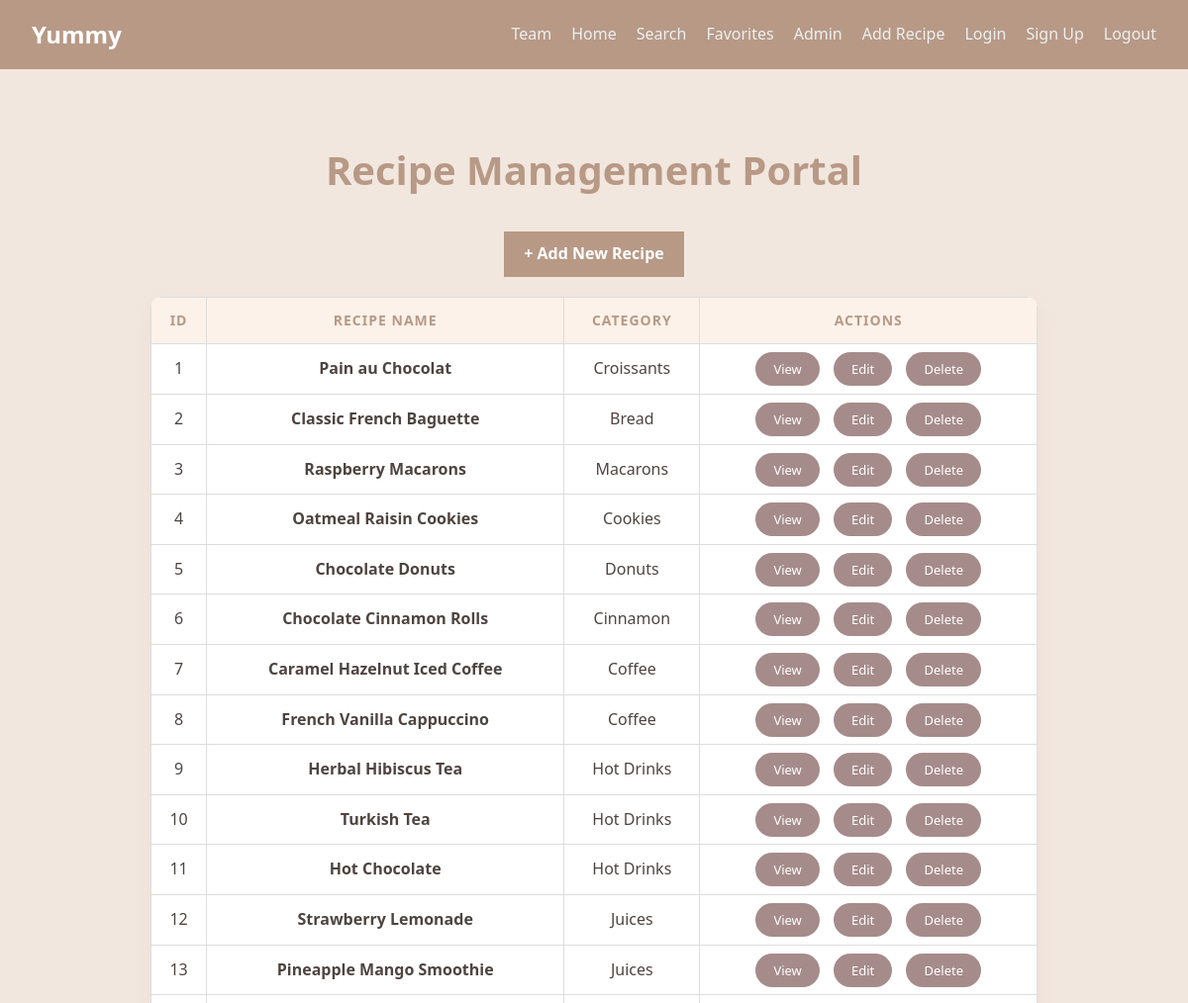
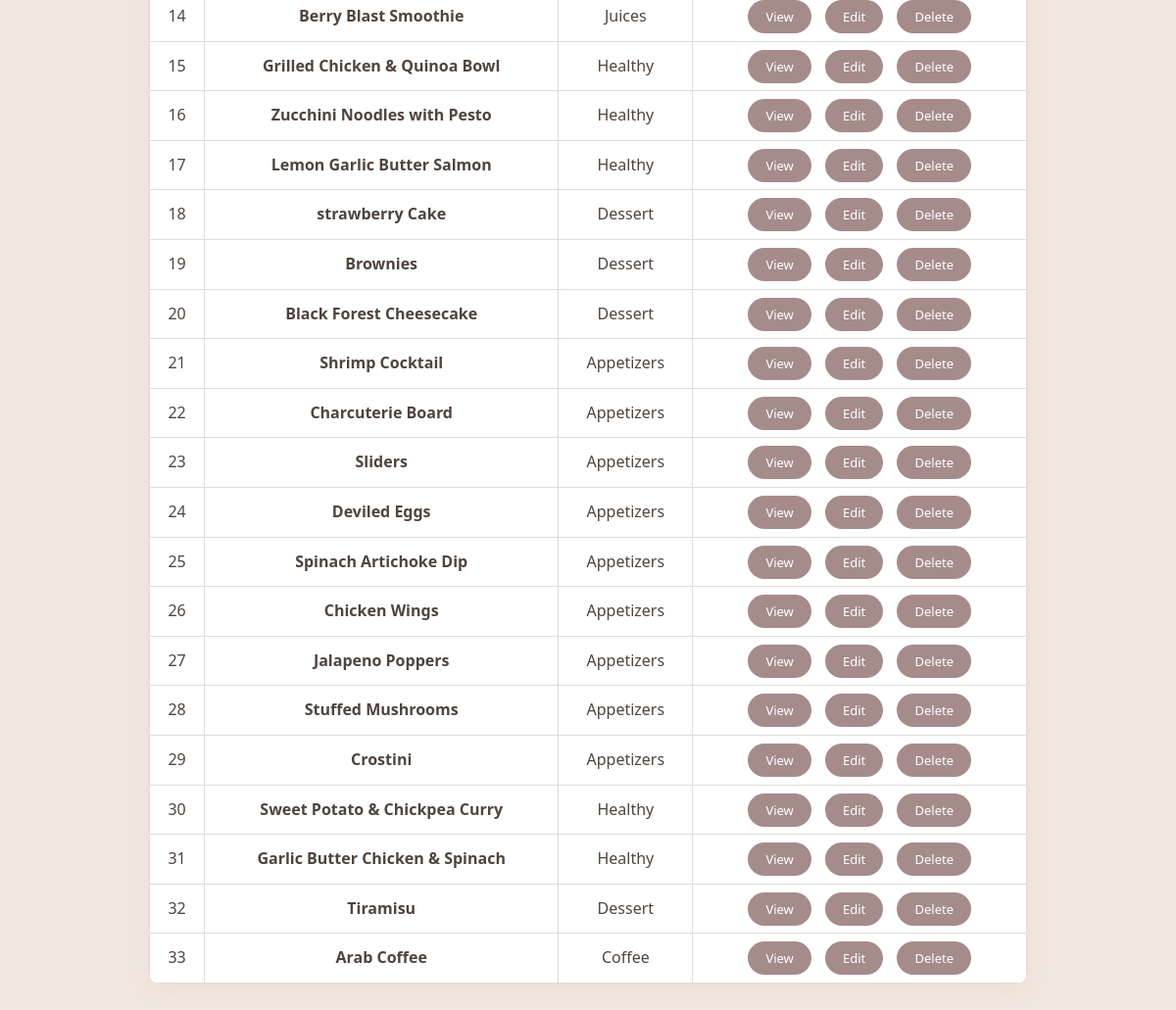
The app's page /admin-recipe/ (signed in), older data (2 pictures, top to bottom).
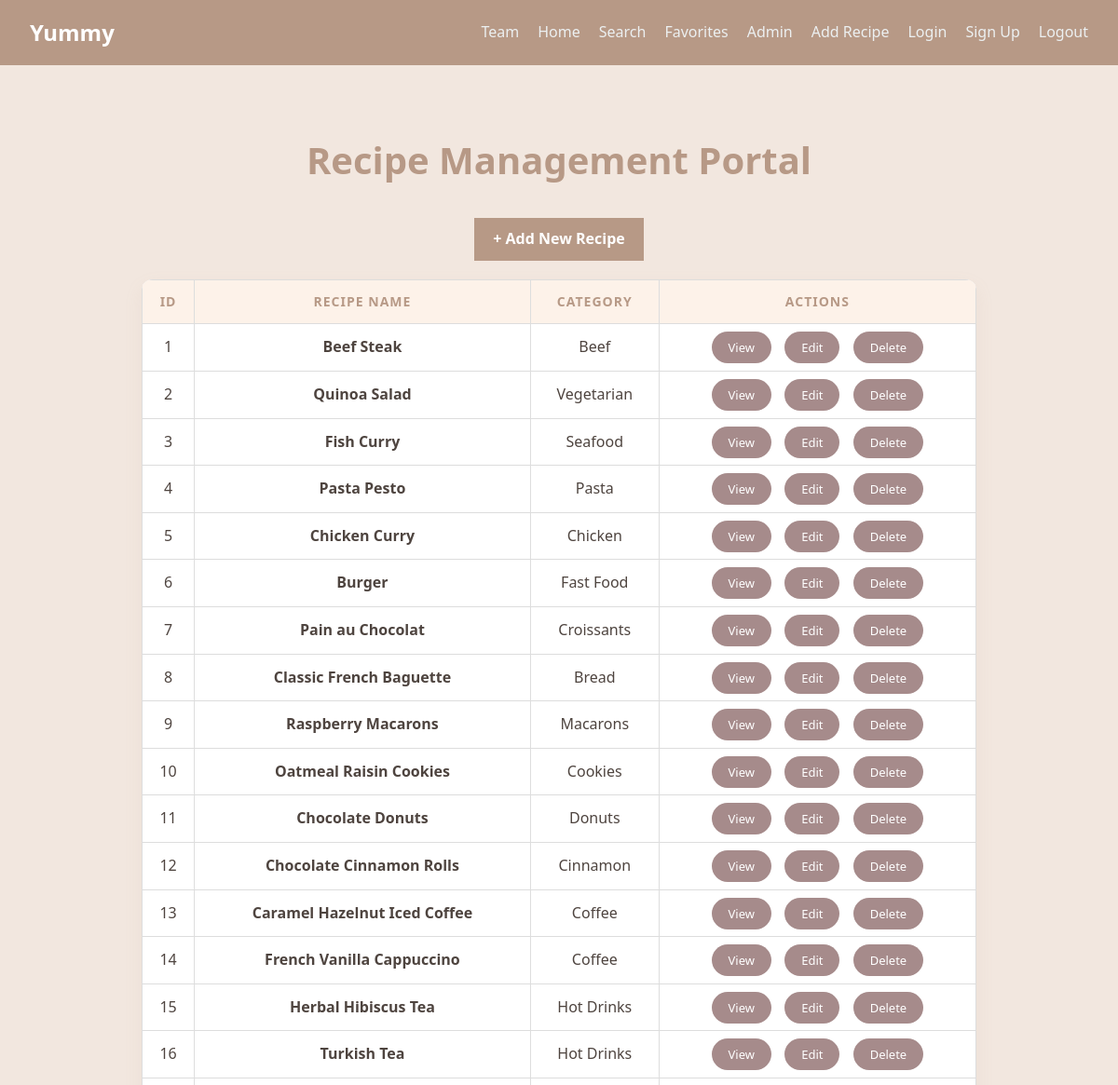
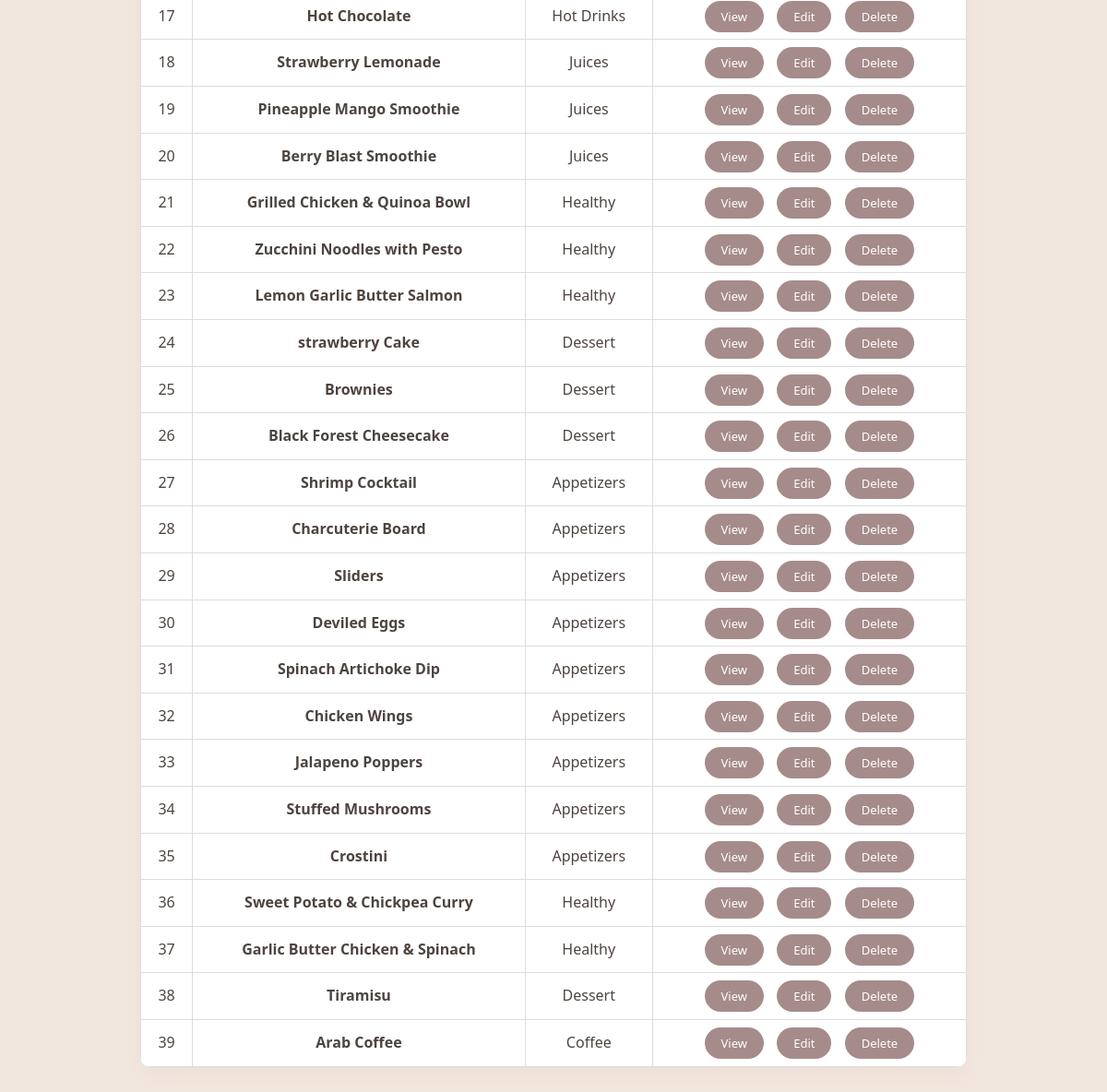
The same page, newer data (2 pictures, top to bottom).
### recipes/models.py (models this page shows, shortened)
class Recipe(models.Model):
    DIET_CHOICES = [
        ('all', 'General / Non-Specific'),
        ('keto', 'Keto Friendly'),
        ('vegan', 'Vegan / Vegetarian'),
        ('protein', 'High Protein'),
        ('gluten-free', 'Gluten-Free'),
    ]
    title = models.CharField(max_length=200, verbose_name="Recipe Title")
    slug = models.SlugField(unique=True, blank=True, null=True)
    description = models.TextField(help_text="Briefly describe the dish")
    ingredients = models.TextField(help_text="Separate ingredients with a comma or new line")
    instructions = models.TextField()
    image = models.ImageField(upload_to='recipes/%Y/%m/%d/', default='default_recipe.jpg')
    category = models.ForeignKey(Category, on_delete=models.SET_NULL, null=True, related_name='recipes')
    author = models.ForeignKey(User, on_delete=models.CASCADE, related_name='my_recipes')
    diet_type = models.CharField(max_length=20, choices=DIET_CHOICES, default='all',null=True,blank=True)
    prep_time = models.PositiveIntegerField(default=30, help_text="Preparation time in minutes",null=True,blank=True)
    calories = models.PositiveIntegerField(default=500, help_text="Calories per serving",null=True,blank=True)
    created_at = models.DateTimeField(auto_now_add=True)
    updated_at = models.DateTimeField(auto_now=True)
    class Meta:
        ordering = ['-created_at']
        verbose_name = "Recipe"
        verbose_name_plural = "Recipes"

class Category(models.Model):
    name = models.CharField(max_length=100, unique=True, verbose_name="Category Name")
    image = models.ImageField(upload_to='categories/', null=True, blank=True)
    class Meta:
        verbose_name = "Category"
        verbose_name_plural = "Categories"

### recipes/views.py (the view)
# urls.py: path("admin-recipe/", views.admin_recipe, name="admin_recipe"),
@login_required(login_url="login")
def admin_recipe(request):
    recipes = Recipe.objects.all()
    return render(request, "recipes/admin/admin-recipe.html", {"recipes": recipes})

### recipes/templates/recipes/admin/admin-recipe.html (shortened to what this page needs)
{% load static %}
<!DOCTYPE html>
<html lang="en">
<head>
    <link rel="stylesheet" href="{% static 'css/style.css' %}">
</head>
<body>
      <div id="navbar">
        <nav class="main-nav">
            <div class="logo">Yummy</div>
              <ul class="nav-links">
                <li><a href="{% url 'cover' %}">Team</a></li>
                <li><a href="{% url 'home' %}">Home</a></li>
                <li><a href="{% url 'search' %}">Search</a></li>
                <li><a href="{% url 'favorites' %}">Favorites</a></li>
                {% if user.is_staff %}
                <li><a href="{% url 'admin_recipe' %}">Admin</a></li>
                <li><a href="{% url 'add_recipe' %}">Add Recipe</a></li>
                {% endif %}
                <li><a href="{% url 'login' %}">Login</a></li>
                <li><a href="{% url 'signup' %}">Sign Up</a></li>
                <li><a href="{% url 'logout' %}">Logout</a></li>
            </ul>
        </nav>
    </div>
    <div class="page-wrapper" style="display: block; text-align: center; padding: 40px;">
        <h1>Recipe Management Portal</h1>
        <div style="margin-bottom: 20px;">
            <a href="{% url 'add_recipe' %}" class="btn-main" style="padding: 10px 20px;">+ Add New Recipe</a>
        </div>
        <table style="width: 80%; margin: 0 auto; border-collapse: collapse;">
            <thead>
                <tr style="background-color: #f4f4f4;">
                    <th style="padding: 12px; border: 1px solid #ddd;">ID</th>
                    <th style="padding: 12px; border: 1px solid #ddd;">Recipe Name</th>
                    <th style="padding: 12px; border: 1px solid #ddd;">Category</th>
                    <th style="padding: 12px; border: 1px solid #ddd;">Actions</th>
                </tr>
            </thead>
            <tbody>
                {% for recipe in recipes %}
                <tr>
                    <td style="padding: 12px; border: 1px solid #ddd;">{{ forloop.counter }}</td>
                    <td style="padding: 12px; border: 1px solid #ddd;"><strong>{{ recipe.title }}</strong></td>
                    <td style="padding: 12px; border: 1px solid #ddd;">{{ recipe.category.name|default:"Uncategorized" }}</td>
                    <td style="padding: 12px; border: 1px solid #ddd;">
                        {% if recipe.slug %}
                        <a href="{% url 'view_recipe' recipe.id %}" class="btn-admin btn-view-mod" style="background: #3498db; color: white; padding: 5px 10px; text-decoration: none; border-radius: 4px;">View</a>
                        {% endif %}
                        <a href="{% url 'edit_recipe' recipe.id %}" class="btn-admin btn-edit-mod" style="background: #2ecc71; color: white; padding: 5px 10px; text-decoration: none; border-radius: 4px;">Edit</a>
                        <a href="{% url 'delete_recipe' recipe.id %}" class="btn-admin btn-delete-mod" style="background: #e74c3c; color: white; padding: 5px 10px; text-decoration: none; border-radius: 4px;" onclick="return confirm('Are you sure you want to delete this recipe?')">Delete</a>
                    </td>
                </tr>
                {% empty %}
                <tr><td colspan="4" style="padding: 20px; border: 1px solid #ddd;">No recipes found in the database.</td></tr>
                {% endfor %}
            </tbody>
        </table>
    </div>
</body>
</html>

Row changes from the older to the newer data that the page shows:
added Recipe: title "Beef Steak", category.name "Beef", slug "View"
added Recipe: title "Quinoa Salad", category.name "Vegetarian", slug "View"
added Recipe: title "Fish Curry", category.name "Seafood", slug "View"
added Recipe: title "Pasta Pesto", category.name "Pasta", slug "View"
added Recipe: title "Chicken Curry", category.name "Chicken", slug "View"
added Recipe: title "Burger", category.name "Fast Food", slug "View"
